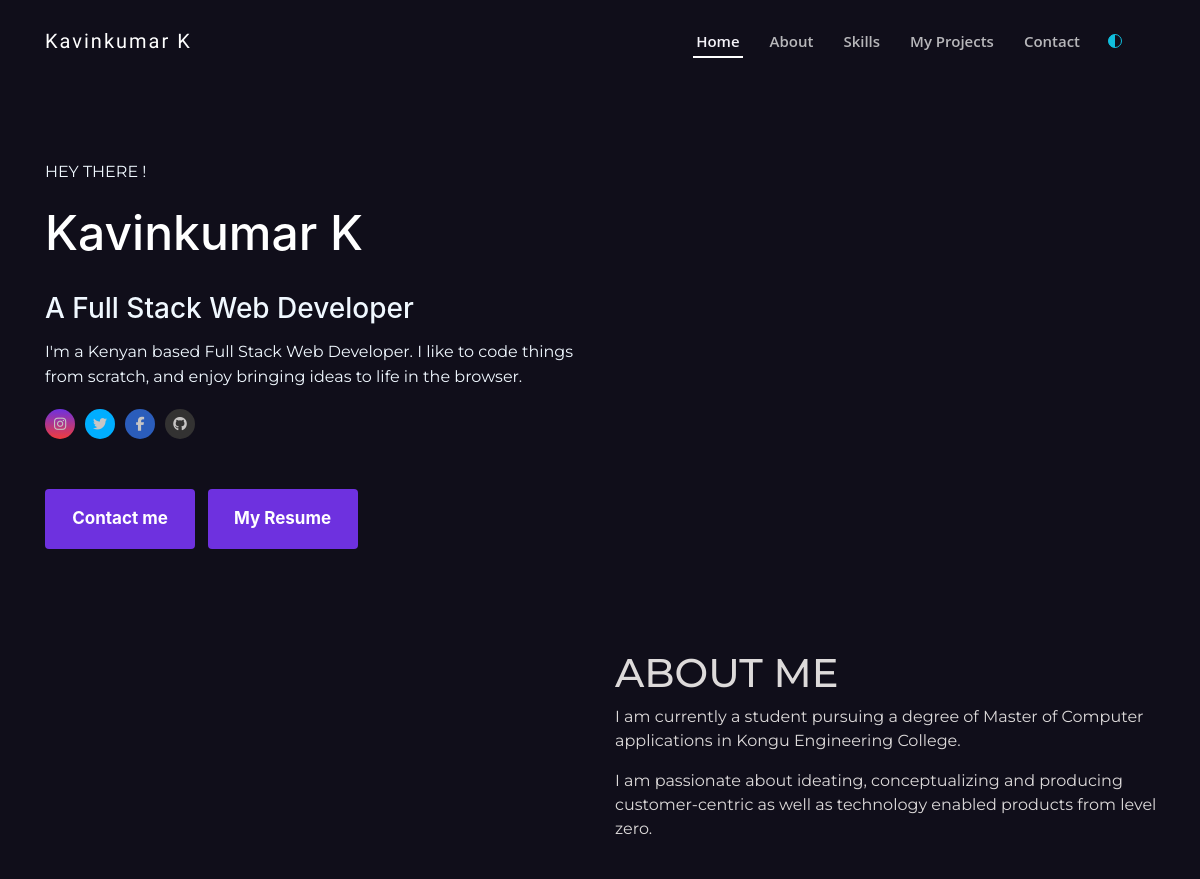
Before: / (upper part) with the older database file.
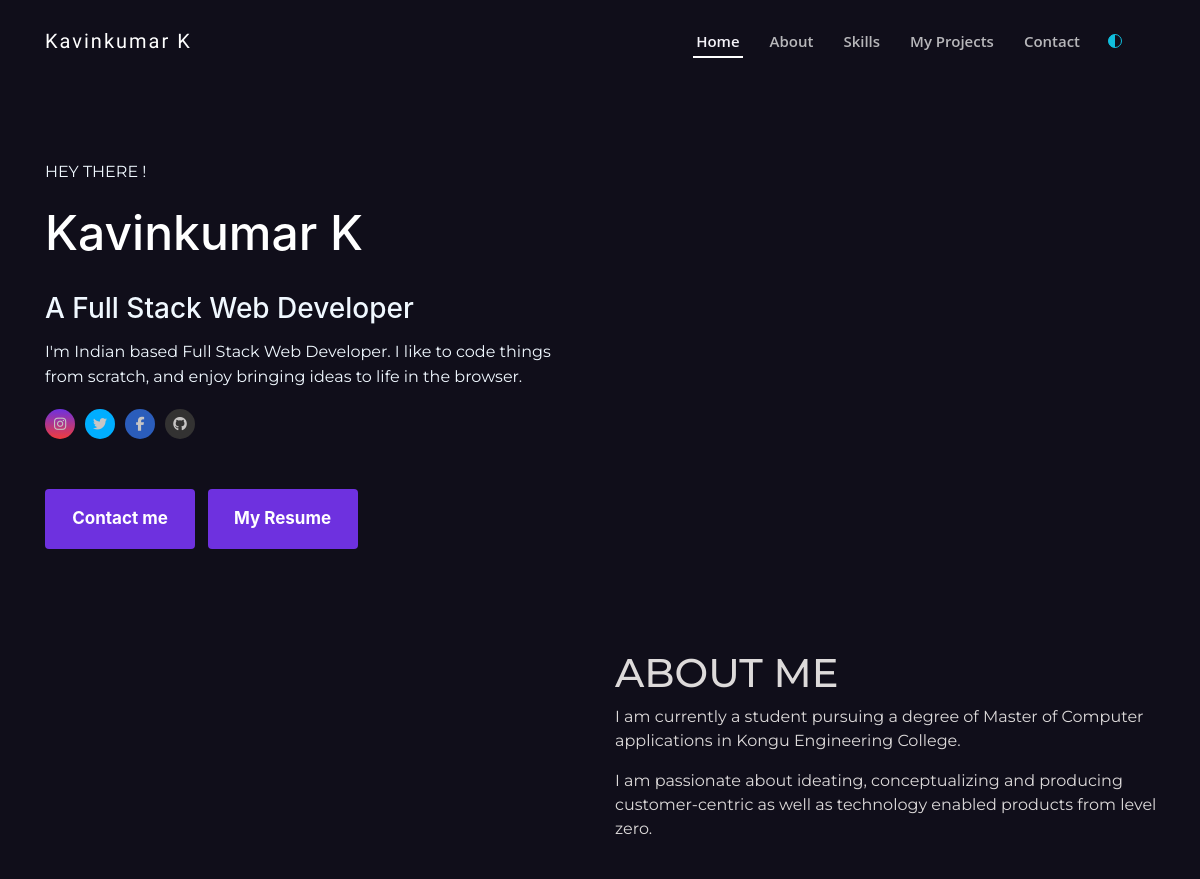
After: the same page with the newer database file.
### feeds/models.py (models this page shows, shortened)
class PersonalInformation(models.Model):
    name_complete = models.CharField(max_length=50, blank=True, null=True)
    avatar = models.URLField(blank=True, null=True)
    mini_about = models.TextField(blank=True, null=True)
    address = models.CharField(max_length=100, blank=True, null=True)
    phone = models.CharField(max_length=20, blank=True, null=True)
    email = models.EmailField(max_length=255, blank=True, null=True)
    cv = models.FileField(upload_to='cv', blank=True, null=True)
    github = models.URLField(blank=True, null=True)
    linkedin = models.URLField(blank=True, null=True)
    facebook = models.URLField(blank=True, null=True)
    twitter = models.URLField(blank=True, null=True)
    instagram = models.URLField(blank=True, null=True)
    mycv = models.URLField(blank=True, null=True)

class About(models.Model):
    title = models.CharField(max_length=20, blank=True, null=True)
    description1 = models.TextField(blank=False, null=True)
    description2 = models.TextField(blank=False, null=True)
    about_avatar = models.URLField(blank=True, null=True)

### feeds/views.py (the view)
# urls.py: path('',views.home_page,name="main_home" )
def home_page(request):
    myinfo = PersonalInformation.objects.all()
    myabout = About.objects.all()
    myskills = Projects.objects.all()
    skills = Skills.objects.all()
    context = {
        "info": myinfo,
        "about": myabout,
        "skills": myskills,
        "know": skills
    }
    return render(request, 'home_page.html', context)

### feeds/templates/home_page.html (shortened to what this page needs)
{% load static %}
<!DOCTYPE html>
<html lang="en">
<head>
    <link rel="stylesheet" href="https://unpkg.com/aos@next/dist/aos.css" />
    <link rel="stylesheet" href="https://code.ionicframework.com/ionicons/2.0.1/css/ionicons.min.css">
    <link rel="stylesheet" href="https://unicons.iconscout.com/release/v4.0.0/css/line.css">
    <link rel="stylesheet" href="https://allyoucan.cloud/cdn/icofont/1.0.1/icofont.css">
    <link href='https://cdn.jsdelivr.net/npm/boxicons@2.0.5/css/boxicons.min.css' rel='stylesheet'>
    <link rel="stylesheet" href="https://stackpath.bootstrapcdn.com/bootstrap/4.3.1/css/bootstrap.min.css">
    <link rel="stylesheet" href="{% static 'css/main.css' %}">
</head>
<body data-aos-easing="ease" data-aos-duration="1500" data-aos-delay="0">
    <header id="header" class="fixed-top ">
        <div class="container-fluid  navbur">
            <div class="navi">
                <div class="col-xl-9 d-flex align-items-center lefty">
                    <h1 class="logo mr-auto"><a href="#">Kavinkumar K</a></h1>
                    <nav class="nav-menu d-none d-lg-block float-right">
                        <ul>
                            <li class="active"><a href="#home">Home</a></li>
                            <li><a href="#about">About</a></li>
                            <li><a href="#skills">Skills</a></li>
                            <li><a href="#work">My Projects</a></li>
                            <li><a href="#contact">Contact</a></li>
                            <div class="invert pl-4 " id="theme-button">
                                <ion-icon name='contrast-outline' style="color:rgb(17, 190, 221)"></ion-icon>
                            </div>
                        </ul>
                    </nav>
                </div>
            </div>
        </div>
    </header>
    <section class=" descript "  id="home">
        <div class="container ">
            <div class="small-container ">
                <div class="row">
                    <div class="col-md-6 initial-0 aos-init " data-aos="zoom-in" data-aos-delay="200">
                        <p id="hey">HEY THERE !</p>
                        {% for infor in info %}
                        <h1 id="name"><span>{{infor.name_complete}}</span> </h1>
                        <h3> A Full Stack Web Developer</h3>
                        <p> {{infor.mini_about}}</p>
                        <div class="social">
                            <a href="{{infor.instagram}}"> <i class="fa fa-instagram"></i></a>
                            <a href="{{infor.twitter}}"> <i class="fa fa-twitter"></i></a>
                            <a href="{{infor.facebook}}"><i class="fa fa-facebook-f" style="background: #4974c5 "></i>
                           </a>
                            <a href="{{infor.github}}"><i class="fa fa-github"></i>
                            </a>
                        </div>
                        <div class="button">
                            <a href="mailto:{{infor.email}}"> <button class="main-button2">Contact me   </button></a>
                            <a class="main-button ml-2" href="{{infor.mycv}}" target="_blank" rel="noopener noreferrer"> <button id="btn2">My Resume </i>
                            </button></a>
                        </div>
                    </div>
                    <div class="col-md-6 initial-1 aos-init" data-aos="zoom-in" data-aos-delay="300">
                    </div>
                    {% endfor %}
                </div>
            </div>
        </div>
    </section>
    <section class="about its-me " id="about">
        <div class="container2">
            <div class="small-container2 ">
                <div class="row2 initial-3">
                    {% for aboutme in about %}
                    <div class="col-md-6 aos-init" data-aos="fade-up-right" data-aos-delay="700">
                    </div>
                    <div class="col-md-6 initial-4">
                        <div class="title aos-init" data-aos="zoom-in" data-aos-delay="200">
                            <h1>{{aboutme.title}}</h1>
                        </div>
                        <p data-aos="zoom-in" data-aos-delay="200" class="aos-init">{{aboutme.description1}}</p>
                        <p data-aos="zoom-in" data-aos-delay="200" class="aos-init">{{aboutme.description2}}</p>
                        {% endfor %}
                    </div>
                </div>
            </div>
        </div>
    </section>
</body>
</html>

### static/css/main.css (style rules this page uses)
body { background: #100e1a !important; overflow-x: hidden; transition: all 0.5s ease !important; }
html { scroll-behavior: smooth; }
li { list-style: none; }
a { text-decoration: none !important; }
#header { transition: all 0.5s; z-index: 997; }
#header .logo { font-size: 32px; margin: 0; padding: 0; line-height: 1; font-weight: 400; letter-spacing: 2px; font-family: Meddon, cursive; font-size: 20px !important; }
#header .logo a { color: #fff; }
.navi { max-width: 1200px !important; margin: auto; justify-content: space-between !important; padding-left: 30px; padding-right: 30px; }
.lefty { width: 100% !important; max-width: 1350px !important; margin: auto !important; display: flex !important; }
.navbur { background: #1d1836 !important; background: #100e1a !important; padding: 20px 0; transition: all 0.5s ease !important; }
nav { display: flex !important; float: right; }
.nav-menu ul { margin: 0; padding: 0; list-style: none; }
.nav-menu > ul { display: flex; }
.nav-menu > ul > li { position: relative; white-space: nowrap; padding: 10px 0 10px 24px; }
.nav-menu a { display: block; position: relative; color: rgba(255, 255, 255, 0.7); transition: 0.3s; font-size: 15px; font-weight: 600; padding: 0 3px; font-family: "Open Sans", sans-serif; }
.nav-menu > ul > li > a:before { content: ""; position: absolute; width: 100%; height: 2px; bottom: -5px; left: 0; background-color: #fff; visibility: hidden; width: 0; transition: all 0.3s ease-in-out 0s; }
.nav-menu .active > a:before, .nav-menu a:hover:before, .nav-menu li:hover > a:before { visibility: visible; width: 100%; }
.nav-menu .active > a, .nav-menu a:hover, .nav-menu li:hover > a { color: #fff !important; }
.mobile-nav { position: fixed; top: 55px; right: 15px; bottom: 15px; left: 15px; z-index: 9999; overflow-y: auto; background: #fff; transition: ease-in-out 0.2s; opacity: 0; visibility: hidden; border-radius: 10px; padding: 10px 0; }
.mobile-nav * { margin: 0; padding: 0; list-style: none; }
.mobile-nav a { display: block; position: relative; color: #2c4964; padding: 10px 20px; font-weight: 500; outline: 0; }
.nav-menu .active > a, .nav-menu li:hover > a { color: #f4f2f8 !important; text-decoration: none; }
.descript { margin-top: 160px !important; }
.initial-0 { color: #f0f8ff; }
.initial-0 h1 { margin-bottom: 30px; color: #fff; font-size: 3rem !important; }
.initial-0 #hey { margin-bottom: 20px !important; }
.initial-0 h3 { margin-bottom: 10px; }
.initial-0 p { font-size: 16px; }
.button { margin-top: 20px; }
.initial-0 button { height: 60px !important; border-radius: 4px; border: none; width: 150px; background: #6e31df; font-size: 17px; color: #fff; padding: 0 !important; margin: 0; font-weight: 700; cursor: pointer; outline: 0; transition: 0.8s; }
.button a { text-decoration: none; color: #fff; }
.social { margin-top: 20px; margin-bottom: 50px; }
.social i { margin-right: 10px; font-size: 20px; color: #c7c5c5; }
.its-me { margin-top: 100px; }
.about .row2 { margin-top: 30px; display: flex; max-width: 1200px; margin: auto; align-items: center; flex-wrap: wrap-reverse; justify-content: space-around; color: #dddada; font-family: Montserrat, sans-serif; }
.invert { display: flex; justify-content: center; align-items: center; }
a { text-decoration: none; }
.fa-twitter { background: #00aeff !important; }
.fa-instagram { background: linear-gradient(#6e31df, #f03c3c) !important; }
.fa-github { background: #333232 !important; }
.fa-facebook-f { background: #2b5dbb !important; }
.social { display: flex; align-items: center; }
.social i { background: #f3f2f2; display: flex; justify-content: center; align-items: center; border-radius: 200px; width: 30px; height: 30px; font-size: 14px; transition: all 0.5s; }
.icons i, ion-icon { cursor: pointer; }
p { font-family: Montserrat, sans-serif !important; }

Changed rows visible on the page:
changed PersonalInformation "Kavinkumar K": mini_about "I'm a Kenyan based Full Stack Web Developer. I like to code things from scratch, and enjoy bringing ideas to life in the browser." → "I'm Indian based Full Stack Web Developer. I like to code things from scratch, and enjoy bringing ideas to life in the browser."
